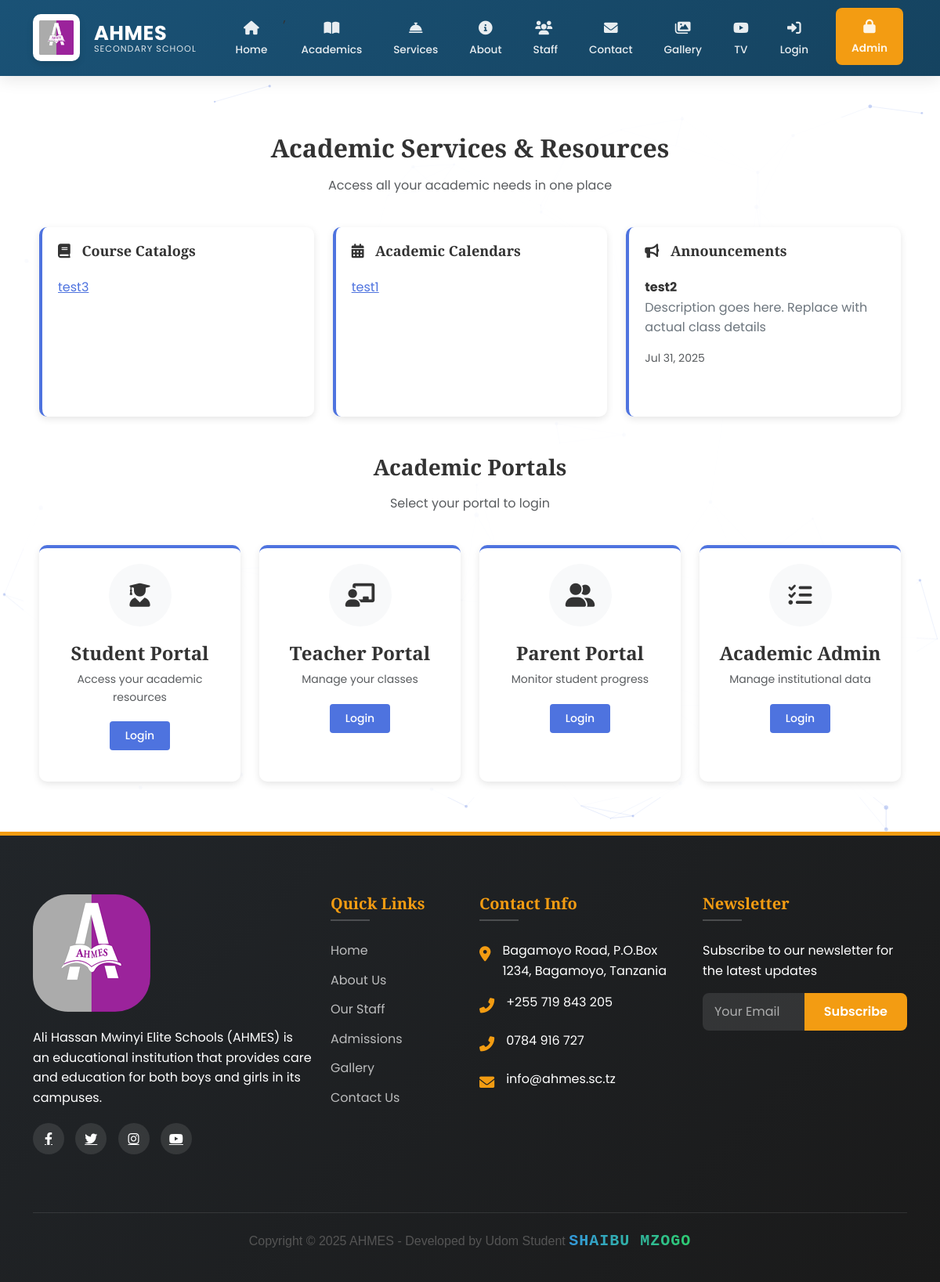
Page /academics/ on the earlier database version.
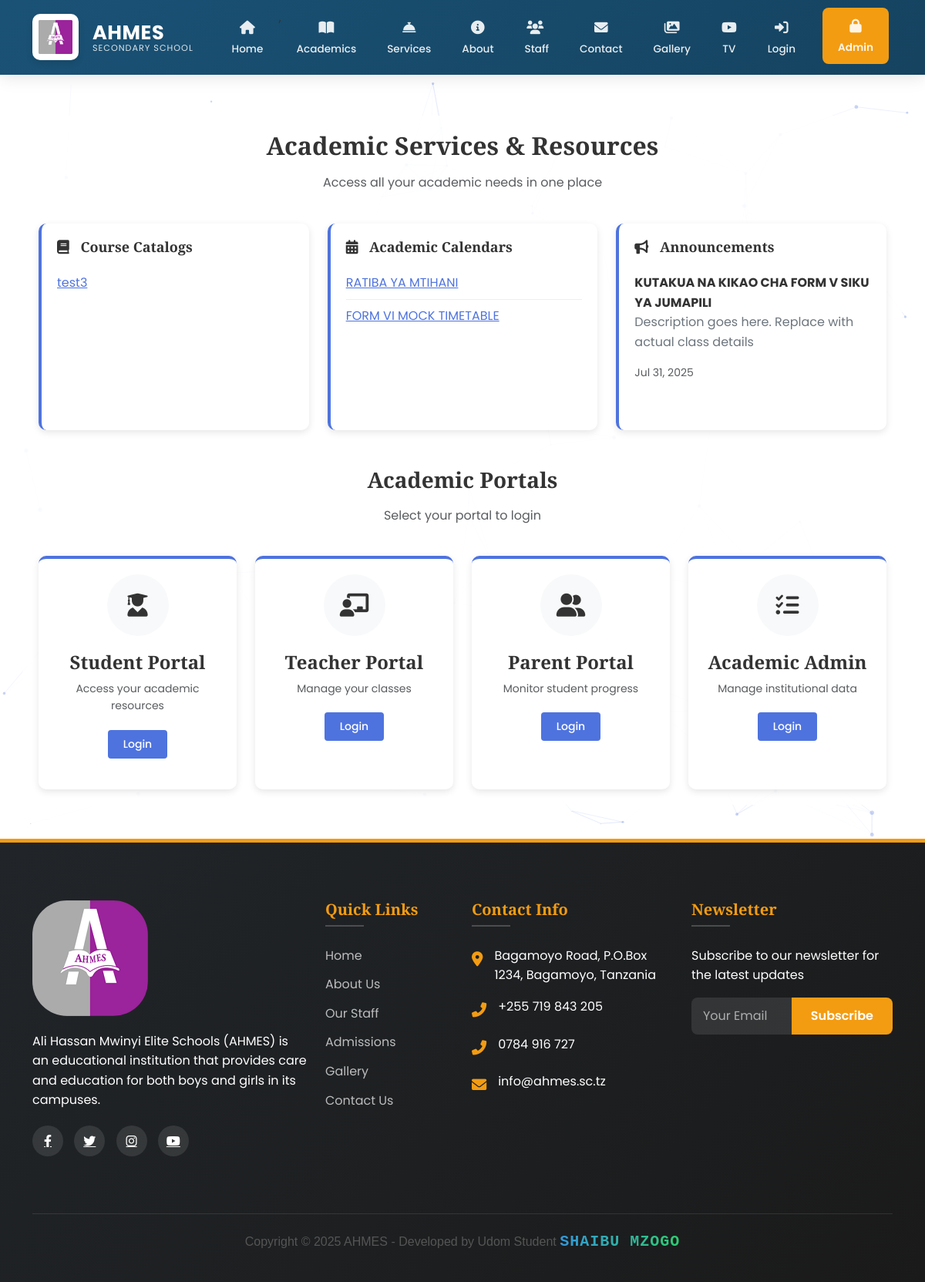
Same page on the later database version.
### main/models.py (models this page shows, shortened)
class CourseCatalog(models.Model):
    title = models.CharField(max_length=200)
    file = models.FileField(upload_to='academic/catalogs/')
    academic_year = models.CharField(max_length=20)
    is_active = models.BooleanField(default=True)
    created_at = models.DateTimeField(auto_now_add=True)

class AcademicCalendar(models.Model):
    title = models.CharField(max_length=200)
    file = models.FileField(upload_to='academic/calendars/')
    academic_year = models.CharField(max_length=20)
    is_active = models.BooleanField(default=True)
    created_at = models.DateTimeField(auto_now_add=True)

class AcademicAnnouncement(models.Model):
    title = models.CharField(max_length=200)
    content = models.TextField()
    date = models.DateField()
    is_published = models.BooleanField(default=True)
    created_at = models.DateTimeField(auto_now_add=True)

### main/views.py (the view)
# urls.py: path('academics/', views.academic_services, name='academics_service'),
def academic_services(request):
    academic_resources = {
        'catalogs': CourseCatalog.objects.all(),
        'calendars': AcademicCalendar.objects.all(),
        'announcements': AcademicAnnouncement.objects.filter(is_published=True)
    }
    return render(request, 'main/academic_services.html', academic_resources)

### main/context_processors.py (called while the page is built, shortened)
def admin_counts(request):
    if request.user.is_authenticated and request.user.is_admin:
        return {
            'pending_comments': Comment.objects.filter(is_approved=False).count(),
            'gallery_count': Gallery.objects.count(),
        }
    return {}

def unread_messages_count(request):
    return {}

### main/templates/main/academic_services.html (shortened to what this page needs)
{% extends 'main/base.html' %}
{% load static %}
{% block content %}
<section class="dashboard section py-4">
  <div id="particles-js" class="particles-js"></div>
  <div class="container dashboard-content">
    <div class="row">
      <div class="col-md-12 text-center mb-4">
        <h2 class="mb-3">Academic Services & Resources</h2>
        <p class="text-muted">Access all your academic needs in one place</p>
      </div>
    </div>
    <div class="row mb-5">
      <div class="col-md-4">
        <div class="resource-card">
          <h4><i class="fas fa-book mr-2"></i> Course Catalogs</h4>
          <ul class="resource-list">
            {% for catalog in catalogs %}
              <li><a href="{{ catalog.file.url }}">{{ catalog.title }}</a></li>
            {% endfor %}
          </ul>
        </div>
      </div>
      <div class="col-md-4">
        <div class="resource-card">
          <h4><i class="fas fa-calendar-alt mr-2"></i> Academic Calendars</h4>
          <ul class="resource-list">
            {% for calendar in calendars %}
              <li><a href="{{ calendar.file.url }}">{{ calendar.title }}</a></li>
            {% endfor %}
          </ul>
        </div>
      </div>
      <div class="col-md-4">
        <div class="resource-card">
          <h4><i class="fas fa-bullhorn mr-2"></i> Announcements</h4>
          <ul class="resource-list">
            {% for announcement in announcements %}
              <li>
                <strong>{{ announcement.title }}</strong>
                <p>{{ announcement.content }}</p>
                <div class="text-muted small">{{ announcement.date|date:"M d, Y" }}</div>
              </li>
            {% endfor %}
          </ul>
        </div>
      </div>
    </div>
    <div class="row">
      <div class="col-md-12 text-center mb-4">
        <h3 class="mb-3">Academic Portals</h3>
        <p class="text-muted">Select your portal to login</p>
      </div>
      <div class="col-md-3 col-sm-6">
        <div class="dashboard-card">
          <div class="card-icon">
            <i class="fas fa-user-graduate"></i>
          </div>
          <h4>Student Portal</h4>
          <p class="text-muted small">Access your academic resources</p>
          <a href="{% url 'student_login' %}" class="btn btn-main btn-sm">Login</a>
        </div>
      </div>
      <div class="col-md-3 col-sm-6">
        <div class="dashboard-card">
          <div class="card-icon">
            <i class="fas fa-chalkboard-teacher"></i>
          </div>
          <h4>Teacher Portal</h4>
          <p class="text-muted small">Manage your classes</p>
          <a href="{% url 'teacher_login' %}" class="btn btn-main btn-sm">Login</a>
        </div>
      </div>
      <div class="col-md-3 col-sm-6">
        <div class="dashboard-card">
          <div class="card-icon">
            <i class="fas fa-user-friends"></i>
          </div>
          <h4>Parent Portal</h4>
          <p class="text-muted small">Monitor student progress</p>
          <a href="{% url 'parent_login' %}" class="btn btn-main btn-sm">Login</a>
        </div>
      </div>
      <div class="col-md-3 col-sm-6">
        <div class="dashboard-card">
          <div class="card-icon">
            <i class="fas fa-tasks"></i>
          </div>
          <h4>Academic Admin</h4>
          <p class="text-muted small">Manage institutional data</p>
          <a href="{% url 'academic_admin_login' %}" class="btn btn-main btn-sm">Login</a>
        </div>
      </div>
    </div>
  </div>
</section>
{% endblock %}

Differences in the rows shown:
changed AcademicCalendar: title "test1" → "RATIBA YA MTIHANI"
added AcademicCalendar: title "FORM VI MOCK TIMETABLE"
changed AcademicAnnouncement "Description goes here. Replace with actual class details": title "test2" → "KUTAKUA NA KIKAO CHA FORM V SIKU YA JUMAPILI"
